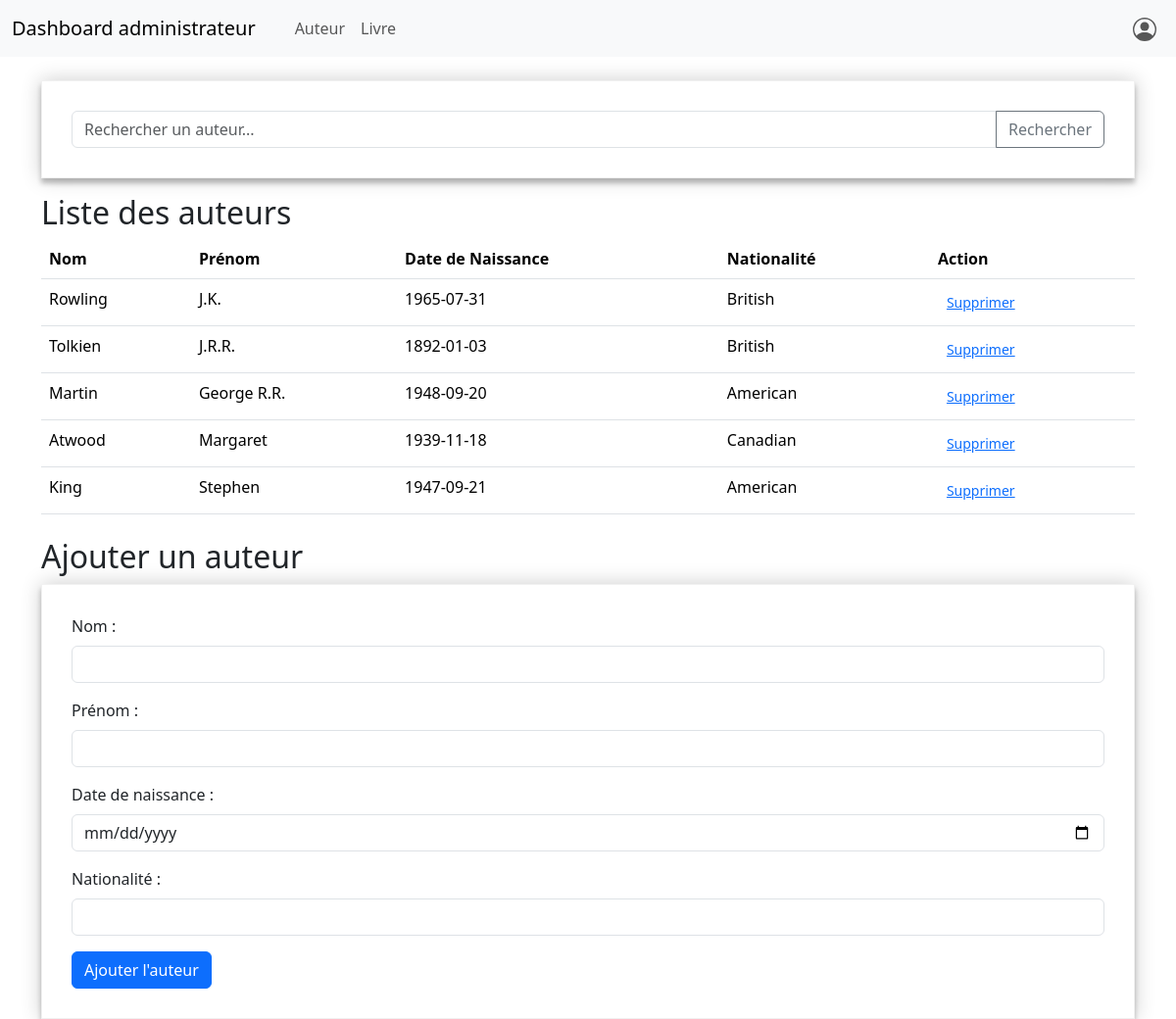
The page /gestion_auteur/page_auteur.php on the database its author committed.
### tables this page shows
CREATE TABLE `auteur` (
  `Num` int(11) NOT NULL,
  `Nom` varchar(255) DEFAULT NULL,
  `Prenom` varchar(255) DEFAULT NULL,
  `DateNaissance` date DEFAULT NULL,
  `Nationalite` varchar(255) DEFAULT NULL
);

### gestion_auteur/page_auteur.php (the view, shortened to what this page needs)
<!DOCTYPE html>
<html lang="fr">
<head>
  <link rel="stylesheet" href="styles.css" media="screen" type="text/css" />
  <link href="https://cdn.jsdelivr.net/npm/bootstrap@5.3.2/dist/css/bootstrap.min.css" rel="stylesheet">
</head>
<body>
<nav class="navbar navbar-expand-lg bg-body-tertiary">
  <div class="container-fluid">
    <a class="navbar-brand" href="page_admin.php">Dashboard administrateur</a>
    <div class="collapse navbar-collapse" id="navbarSupportedContent">
      <ul class="navbar-nav me-auto mb-2 mb-lg-0">
        <li class="nav-item">
          <a class="nav-link active" aria-current="page" href="#"></a>
        </li>
        <li class="nav-item">
          <a class="nav-link" href="page_auteur.php">Auteur</a>
        </li>
        <li class="nav-item">
          <a class="nav-link" href="page_livres.php">Livre</a>
        </li>
      </ul>
      <ul class="navbar-nav ml-auto">
        <li class="nav-item">
          <a class="nav-link" href="#" data-bs-toggle="offcanvas" data-bs-target="#profileMenu" aria-controls="profileMenu">
          </a>
        </li>
      </ul>
    </div>
  </div>
</nav>
<div class="container mt-4">
    <form class="mb-3" action="page_auteur.php" method="get">
    <div class="input-group">
      <input type="text" class="form-control" placeholder="Rechercher un auteur..." name="search">
      <button class="btn btn-outline-secondary" type="submit">Rechercher</button>
    </div>
  </form>
  <h2>Liste des auteurs</h2>
  <?php
  include('db.php');
  try {
    $dbh = new PDO("mysql:host=$host;dbname=$db_name;charset=utf8", $username, $password);
    $dbh->setAttribute(PDO::ATTR_ERRMODE, PDO::ERRMODE_EXCEPTION);
  } catch (PDOException $e) {
    die('Échec de la connexion à la base de données : ' . $e->getMessage());
  }
  $search = isset($_GET['search']) ? $_GET['search'] : '';
  if (empty($search)) {
    $sql_select = "SELECT * FROM auteur";
    $stmt_select = $dbh->query($sql_select);
  } else {
    $sql_select = "SELECT * FROM auteur WHERE Nom LIKE :search OR Prenom LIKE :search";
    $stmt_select = $dbh->prepare($sql_select);
    $stmt_select->bindParam(':search', $search, PDO::PARAM_STR);
    $stmt_select->execute();
  }
  echo "<table class='table'>";
  echo "<thead>";
  echo "<tr>";
  echo "<th scope='col'>Nom</th>";
  echo "<th scope='col'>Prénom</th>";
  echo "<th scope='col'>Date de Naissance</th>";
  echo "<th scope='col'>Nationalité</th>";
  echo "<th scope='col'>Action</th>";
  echo "</tr>";
  echo "</thead>";
  echo "<tbody>";
  while ($row = $stmt_select->fetch(PDO::FETCH_ASSOC)) {
    echo "<tr>";
    echo "<td>{$row['Nom']}</td>";
    echo "<td>{$row['Prenom']}</td>";
    echo "<td>{$row['DateNaissance']}</td>";
    echo "<td>{$row['Nationalite']}</td>";
    echo "<td><a href='supprimer_auteur.php?Num={$row['Num']}' class='btn btn-link btn-sm' onclick='return confirm(\"Êtes-vous sûr de vouloir supprimer cet auteur ?\")'>Supprimer</a></td>";
    echo "</tr>";
  }
  echo "</tbody>";
  echo "</table>";
  ?>
</div>
<div class="container mt-4">
    <h2>Ajouter un auteur</h2>
    <form action="ajouter_auteur.php" method="post">
        <div class="mb-3">
            <label for="Nom" class="form-label">Nom :</label>
            <input type="text" class="form-control" name="Nom" required>
        </div>
        <div class="mb-3">
            <label for="Prenom" class="form-label">Prénom :</label>
            <input type="text" class="form-control" name="Prenom" required>
        </div>
        <div class="mb-3">
            <label for="DateNaissance" class="form-label">Date de naissance :</label>
            <input type="date" class="form-control" name="DateNaissance" required>
        </div>
        <div class="mb-3">
            <label for="Nationalite" class="form-label">Nationalité :</label>
            <input type="text" class="form-control" name="Nationalite" required>
        </div>
        <button type="submit" class="btn btn-primary">Ajouter l'auteur</button>
    </form>
</div>
</body>
</html>

### styles.css (style rules this page uses)
form { width:100%; padding: 30px; border: 1px solid #f1f1f1; background: #fff; box-shadow: 0 0 20px 0 rgba(0, 0, 0, 0.2), 0 5px 5px 0 rgba(0, 0, 0, 0.24); }

### rows shown on the page
auteur: Nom "Rowling", Prenom "J.K.", DateNaissance "1965-07-31", Nationalite "British"
auteur: Nom "Tolkien", Prenom "J.R.R.", DateNaissance "1892-01-03", Nationalite "British"
auteur: Nom "Martin", Prenom "George R.R.", DateNaissance "1948-09-20", Nationalite "American"
auteur: Nom "Atwood", Prenom "Margaret", DateNaissance "1939-11-18", Nationalite "Canadian"
auteur: Nom "King", Prenom "Stephen", DateNaissance "1947-09-21", Nationalite "American"
